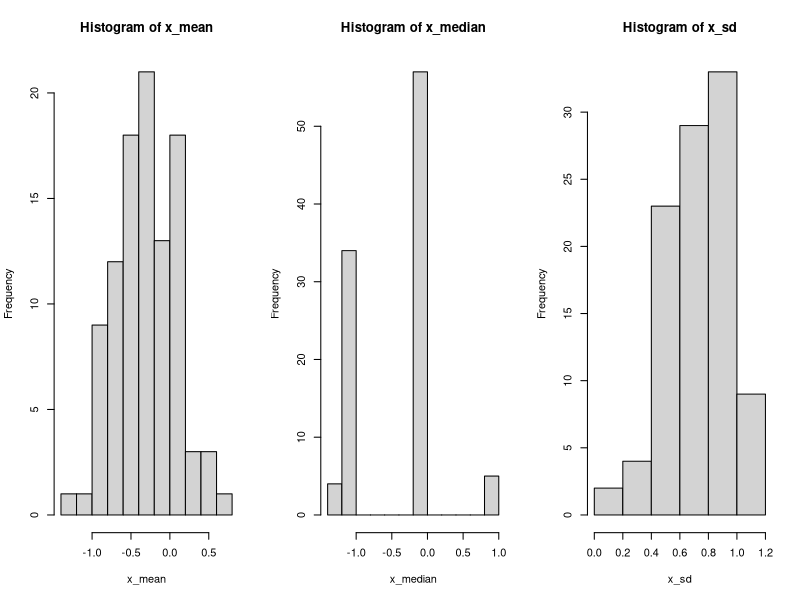
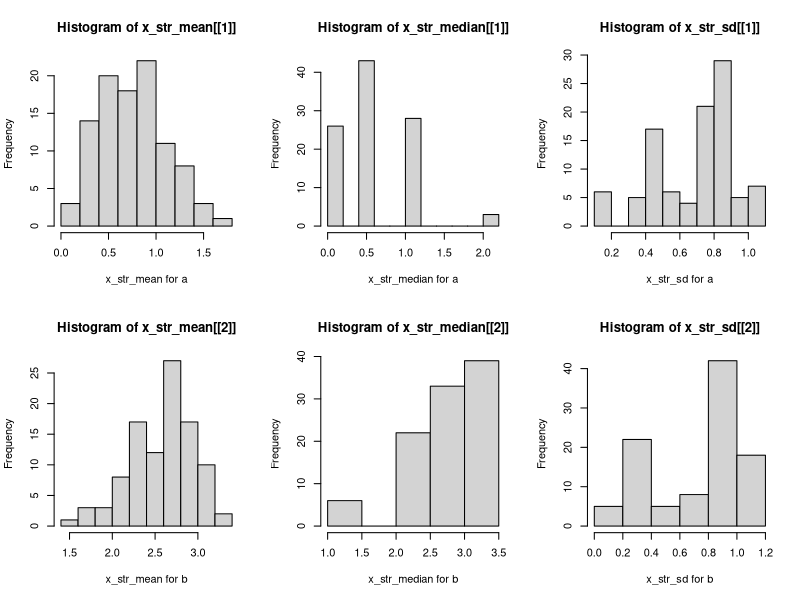

These figures' R source, in order:
## ---- chunk 1
## Setting up the packages, options we'll need:
library(knitr)
knitr::opts_chunk$set(echo = TRUE)
## ---- chunk 2
## Constructor functions to make sure the objects is class: stratified
stratified <- function(y, strata) {
        if (!is.numeric(y)) stop("'y' must be numeric")
        if (!is.factor(strata)) stop("'strata' must be a factor")
        
        if (length(y) != length(strata)) stop("'y' and 'strata' must have equal length")
        
        structure(list(y=y, strata=strata), class = "stratified") 
}

## Create a generic bootstrap function
bootstrap <- function(object, ...) UseMethod("bootstrap")

## Create a method for numeric vectors
bootstrap.numeric <- function(object, nboot, stat){
        if ( !is( object, "numeric") ) 
                stop( "bootstrap.numeric requires an object of class 'numeric'" )
        if ( nboot < 1 | is.infinite(nboot) ) 
                stop( "'nboot' should be a positive integer" )
        
        n <- length(object)
        
        boot_samp <- replicate(nboot, sample(object, size=n, replace=TRUE))
        
        colnames(boot_samp) <- paste("b", 1:nboot, sep="")
        
        boot_stat <- apply(boot_samp, 2, stat)
        
        return(boot_stat)
}

## Create a method for stratified vectors
bootstrap.stratified <- function(object, nboot, stat){  
        if ( !is( object, "stratified") ) 
                stop( "bootstrap.stratified requires an object of class 'stratified'" )
        if ( nboot < 1 | is.infinite(nboot) ) 
                stop( "'nboot' should be a positive integer" )
        
        tapply(object$y, object$strata, bootstrap.numeric, nboot, stat)
}


x <- rnorm(5)
x_mean <- bootstrap(x, 100, mean)
x_median <- bootstrap(x, 100, median)
x_sd <- bootstrap(x, 100, sd)

x_str <- stratified(y = c(rnorm(5), rnorm(5, 3)), 
                          strata = factor(rep(c("a","b"), each=5)) ) 

x_str_mean <- bootstrap(x_str, 100, mean)
x_str_median <- bootstrap(x_str, 100, median)
x_str_sd <- bootstrap(x_str, 100, sd)
## ---- chunk 3
## Create histograms 
par(mfrow=c(1,3)) 
hist(x_mean)
hist(x_median)
hist(x_sd)

## ---- chunk 4
par(mfrow=c(2,3)) 
hist(x_str_mean[[1]], xlab= "x_str_mean for a")
hist(x_str_median[[1]], xlab= "x_str_median for a")
hist(x_str_sd[[1]], xlab= "x_str_sd for a")
hist(x_str_mean[[2]], xlab= "x_str_mean for b")
hist(x_str_median[[2]], xlab= "x_str_median for b")
hist(x_str_sd[[2]], xlab= "x_str_sd for b")

